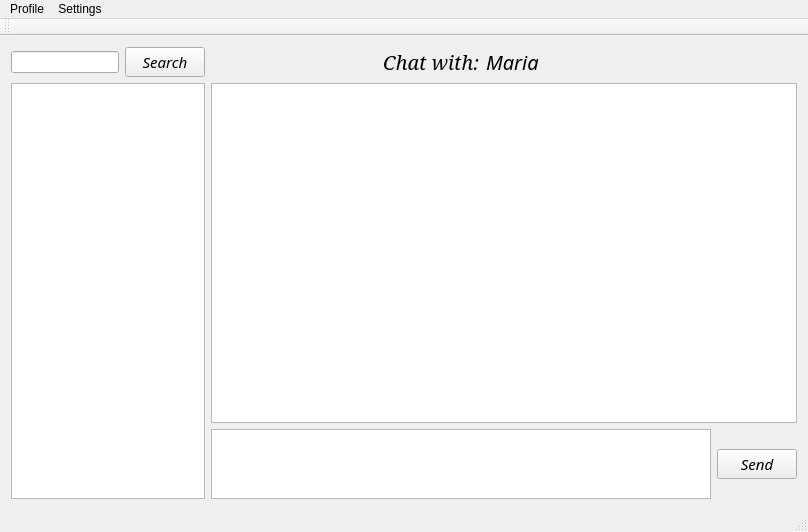
<?xml version="1.0" encoding="UTF-8"?>
<ui version="4.0">
 <class>MainWindow</class>
 <widget class="QMainWindow" name="MainWindow">
  <property name="geometry">
   <rect>
    <x>0</x>
    <y>0</y>
    <width>808</width>
    <height>532</height>
   </rect>
  </property>
  <property name="windowTitle">
   <string>Chat</string>
  </property>
  <widget class="QWidget" name="centralWidget">
   <layout class="QGridLayout" name="gridLayout">
    <item row="0" column="1">
     <widget class="QPushButton" name="SearchBt">
      <property name="sizePolicy">
       <sizepolicy hsizetype="Minimum" vsizetype="Minimum">
        <horstretch>1</horstretch>
        <verstretch>0</verstretch>
       </sizepolicy>
      </property>
      <property name="font">
       <font>
        <family>Noto Sans</family>
        <pointsize>11</pointsize>
        <italic>true</italic>
       </font>
      </property>
      <property name="text">
       <string>Search</string>
      </property>
     </widget>
    </item>
    <item row="0" column="0">
     <widget class="QLineEdit" name="lineEdit">
      <property name="sizePolicy">
       <sizepolicy hsizetype="Fixed" vsizetype="Fixed">
        <horstretch>0</horstretch>
        <verstretch>0</verstretch>
       </sizepolicy>
      </property>
     </widget>
    </item>
    <item row="1" column="3" rowspan="2" colspan="5">
     <layout class="QVBoxLayout" name="verticalLayout_2">
      <item>
       <widget class="QTableView" name="tableView"/>
      </item>
     </layout>
    </item>
    <item row="0" column="4">
     <widget class="QLabel" name="label">
      <property name="sizePolicy">
       <sizepolicy hsizetype="Fixed" vsizetype="Fixed">
        <horstretch>0</horstretch>
        <verstretch>0</verstretch>
       </sizepolicy>
      </property>
      <property name="font">
       <font>
        <family>Noto Serif</family>
        <pointsize>15</pointsize>
        <italic>true</italic>
       </font>
      </property>
      <property name="text">
       <string>Chat with:</string>
      </property>
     </widget>
    </item>
    <item row="3" column="3" colspan="4">
     <widget class="QTextEdit" name="MessageField">
      <property name="sizePolicy">
       <sizepolicy hsizetype="Preferred" vsizetype="Preferred">
        <horstretch>29</horstretch>
        <verstretch>16</verstretch>
       </sizepolicy>
      </property>
     </widget>
    </item>
    <item row="3" column="7">
     <widget class="QPushButton" name="SendBt">
      <property name="font">
       <font>
        <family>Noto Sans</family>
        <pointsize>11</pointsize>
        <italic>true</italic>
       </font>
      </property>
      <property name="text">
       <string>Send</string>
      </property>
     </widget>
    </item>
    <item row="1" column="0" rowspan="3" colspan="2">
     <layout class="QVBoxLayout" name="verticalLayout_4">
      <item>
       <widget class="QListView" name="listView">
        <property name="sizePolicy">
         <sizepolicy hsizetype="Preferred" vsizetype="Preferred">
          <horstretch>0</horstretch>
          <verstretch>0</verstretch>
         </sizepolicy>
        </property>
       </widget>
      </item>
     </layout>
    </item>
    <item row="0" column="5">
     <widget class="QLabel" name="label_2">
      <property name="sizePolicy">
       <sizepolicy hsizetype="Fixed" vsizetype="Fixed">
        <horstretch>0</horstretch>
        <verstretch>0</verstretch>
       </sizepolicy>
      </property>
      <property name="font">
       <font>
        <family>Noto Sans</family>
        <pointsize>15</pointsize>
        <weight>50</weight>
        <italic>true</italic>
        <bold>false</bold>
       </font>
      </property>
      <property name="text">
       <string>Maria</string>
      </property>
     </widget>
    </item>
   </layout>
  </widget>
  <widget class="QMenuBar" name="menuBar">
   <property name="geometry">
    <rect>
     <x>0</x>
     <y>0</y>
     <width>808</width>
     <height>23</height>
    </rect>
   </property>
   <widget class="QMenu" name="menuProfile">
    <property name="title">
     <string>Profile</string>
    </property>
   </widget>
   <widget class="QMenu" name="menuSettings">
    <property name="title">
     <string>Settings</string>
    </property>
    <addaction name="actionMain"/>
   </widget>
   <addaction name="menuProfile"/>
   <addaction name="menuSettings"/>
  </widget>
  <widget class="QToolBar" name="mainToolBar">
   <attribute name="toolBarArea">
    <enum>TopToolBarArea</enum>
   </attribute>
   <attribute name="toolBarBreak">
    <bool>false</bool>
   </attribute>
  </widget>
  <widget class="QStatusBar" name="statusBar"/>
  <action name="actionMain">
   <property name="text">
    <string>Main</string>
   </property>
  </action>
 </widget>
 <layoutdefault spacing="6" margin="11"/>
 <resources/>
 <connections/>
</ui>
